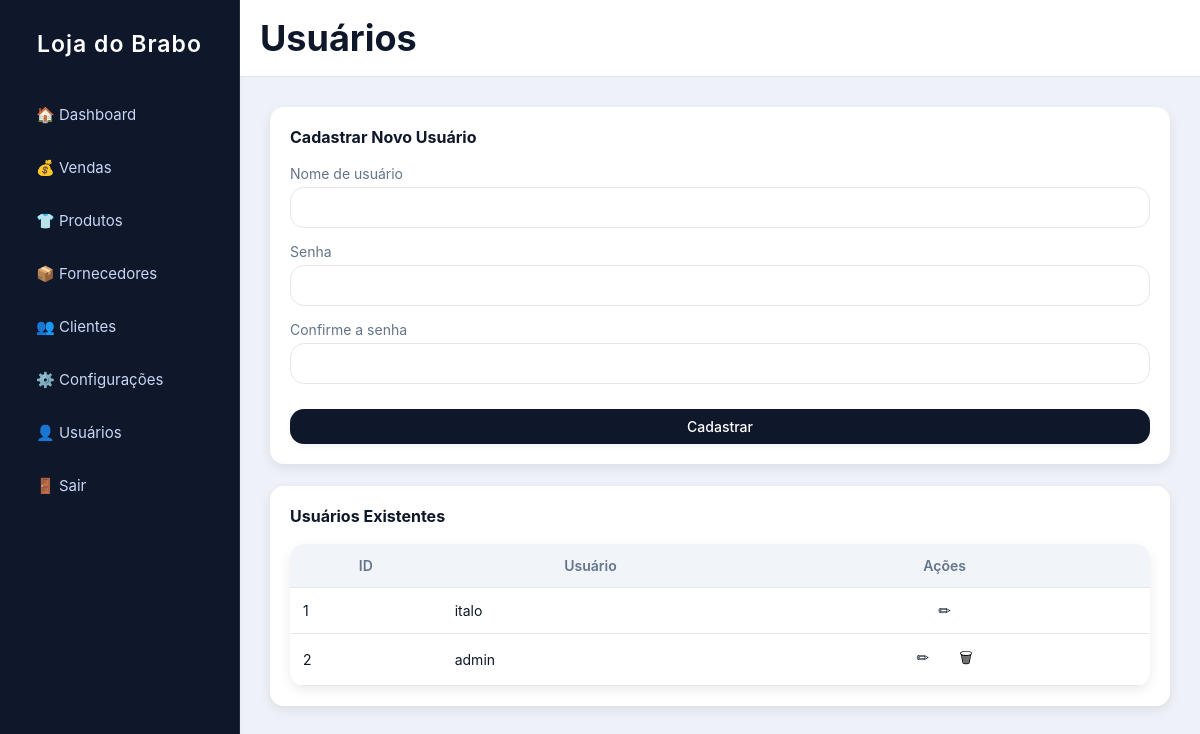
Page /configuracoes/usuarios (signed in) on the committed database.
### app.py (models this page shows)
class Configuracao(db.Model):
    id = db.Column(db.Integer, primary_key=True)
    nome_loja = db.Column(db.String(100), default="A Menina da Loja")
    cor_primaria = db.Column(db.String(7), default="#2563eb")  # hexadecimal
    cor_sucesso = db.Column(db.String(7), default="#16a34a")
    cor_perigo = db.Column(db.String(7), default="#dc2626")

class Usuario(UserMixin, db.Model):
    id = db.Column(db.Integer, primary_key=True)
    usuario = db.Column(db.String(50), unique=True, nullable=False)
    senha = db.Column(db.String(200), nullable=False)

### app.py (the view)
@app.route("/configuracoes/usuarios")
@login_required
def configuracoes_usuarios():
    usuarios = Usuario.query.all()
    return render_template("configuracoes_usuarios.html", usuarios=usuarios)

### app.py (called while the page is built)
@login_manager.user_loader
def load_user(user_id):
    return Usuario.query.get(int(user_id))

@app.context_processor
def inject_config():
    config = Configuracao.query.first()
    return dict(config=config)

### templates/configuracoes_usuarios.html (shortened to what this page needs)
{% extends "base.html" %}
{% block header %}Usuários{% endblock %}
{% block content %}
<div class="card">
    <div class="topo-card">
        <strong>Cadastrar Novo Usuário</strong>
    </div>
    <form method="POST" action="{{ url_for('novo_usuario') }}" class="form-grid">
        <div>
            <label>Nome de usuário</label>
            <input type="text" name="usuario" required>
        </div>
        <div>
            <label>Senha</label>
            <input type="password" name="senha" required>
        </div>
        <div>
            <label>Confirme a senha</label>
            <input type="password" name="senha_confirm" required>
        </div>
        <button type="submit" class="btn-primary" style="margin-top:10px;">
            Cadastrar
        </button>
    </form>
</div>
<div class="card" style="margin-top:22px;">
    <div class="topo-card">
        <strong>Usuários Existentes</strong>
    </div>
    <table class="tabela-vendas">
        <thead>
            <tr>
                <th>ID</th>
                <th>Usuário</th>
                <th style="text-align:center;">Ações</th>
            </tr>
        </thead>
        <tbody>
            {% for u in usuarios %}
            <tr>
                <td>{{ u.id }}</td>
                <td>{{ u.usuario }}</td>
                <td class="acoes">
                    <a href="{{ url_for('editar_usuario', user_id=u.id) }}" class="acao editar">
                        ✏
                    </a>
                    {% if u.id != current_user.id %}
                    <a href="{{ url_for('excluir_usuario', user_id=u.id) }}"
                       onclick="return confirm('Deseja realmente excluir?')"
                       class="acao excluir">
                       🗑
                    </a>
                    {% endif %}
                </td>
            </tr>
            {% endfor %}
        </tbody>
    </table>
</div>
{% endblock %}

### templates/base.html (shortened to what this page needs)
<!DOCTYPE html>
<html lang="pt-br">
<head>
    <link rel="stylesheet" href="{{ url_for('static', filename='style.css') }}">
</head>
<body>
<div class="wrapper">
    <aside class="sidebar" id="sidebar">
        <h2 class="logo">{{ config.nome_loja }}</h2>
        <nav class="menu">
            <a href="{{ url_for('dashboard') }}">🏠 Dashboard</a>
            <a href="{{ url_for('listar_vendas') }}">💰 Vendas</a>
            <a href="{{ url_for('listar_produtos') }}">👕 Produtos</a>
            <a href="#">📦 Fornecedores</a>
            <a href="#">👥 Clientes</a>
            <a href="{{ url_for('configuracoes') }}">⚙️ Configurações</a>
            <a href="{{ url_for('configuracoes_usuarios') }}">👤 Usuários</a>
        </nav>
        <a class="logout" href="{{ url_for('logout') }}">🚪 Sair</a>
    </aside>
    <main class="main">
        <header class="topbar">
            <h1>{% block header %}{% endblock %}</h1>
        </header>
        <section class="content">
            {% block content %}{% endblock %}
        </section>
    </main>
</div>
</body>
</html>

### static/style.css (style rules this page uses)
* { margin: 0; padding: 0; box-sizing: border-box; font-family: "Inter", system-ui, -apple-system, BlinkMacSystemFont, sans-serif; -webkit-font-smoothing: antialiased; }
:root { --bg: #eef1f7; --sidebar: #0f172a; --sidebar-hover: #1e293b; --primary: #2563eb; --primary-light: #3b82f6; --success: #16a34a; --danger: #dc2626; --text: #0f172a; --muted: #64748b; --card: #ffffff; --border: #e5e7eb; --shadow-card: 0 4px 12px rgba(0,0,0,0.08); --shadow-soft: 0 2px 6px rgba(0,0,0,0.05); --radius: 14px; --transition: 0.25s ease; }
body { background: var(--bg); color: var(--text); transition: background var(--transition); }
.wrapper { display: flex; min-height: 100vh; overflow-x: hidden; }
.sidebar { width: 240px; background: var(--sidebar); color: #fff; padding: 30px 22px; display: flex; flex-direction: column; border-right: 1px solid rgba(255,255,255,0.08); box-shadow: var(--shadow-soft); transition: var(--transition); }
.sidebar h2 { text-align: center; margin-bottom: 35px; font-size: 23px; letter-spacing: 1px; font-weight: 600; }
.sidebar a { color: #cbd5f5; text-decoration: none; padding: 12px 14px; border-radius: var(--radius); margin-bottom: 10px; display: flex; align-items: center; gap: 10px; font-size: 15px; transition: var(--transition); }
.main { flex: 1; display: flex; flex-direction: column; transition: var(--transition); }
.topbar { background: #fff; padding: 18px 25px; border-bottom: 1px solid var(--border); font-size: 21px; font-weight: 600; position: sticky; top: 0; z-index: 10; }
.content { padding: 30px; }
.card { background: var(--card); border-radius: var(--radius); padding: 20px; box-shadow: var(--shadow-card); transition: var(--transition); }
form label { font-size: 14px; color: var(--muted); display: block; margin-bottom: 5px; }
input, select { width: 100%; padding: 11px 12px; border-radius: var(--radius); border: 1px solid var(--border); background: #fff; font-size: 14px; transition: border var(--transition), box-shadow var(--transition); }
.form-grid { display: grid; gap: 15px; margin-top: 12px; }
button, .btn-primary { border-radius: var(--radius); font-size: 14px; font-weight: 500; padding: 11px 18px; transition: var(--transition); cursor: pointer; box-shadow: var(--shadow-soft); }
button { background: var(--primary); color: #fff; border: none; }
.btn-primary { text-decoration: none; color: #fff; background-color: var(--primary); display: inline-block; padding: 9px 14px; }
table { width: 100%; border-collapse: collapse; border-radius: var(--radius); overflow: hidden; box-shadow: var(--shadow-card); background: #fff; }
table th, table td { padding: 13px; border-bottom: 1px solid var(--border); font-size: 14px; }
table th { background: #f1f5f9; color: var(--muted); font-weight: 600; }
.topo-card { display: flex; justify-content: space-between; align-items: center; margin-bottom: 18px; }
.acoes { text-align: center; }
.acao { padding: 6px 10px; border-radius: var(--radius); text-decoration: none; font-size: 15px; transition: var(--transition); margin: 0 3px; }
.acao.editar { color: var(--primary); }
.acao.excluir { color: var(--danger); }

### rows in the picture
Configuracao: nome_loja "Loja do Brabo"
Usuario: id "1", usuario "italo"
Usuario: id "2", usuario "admin"
